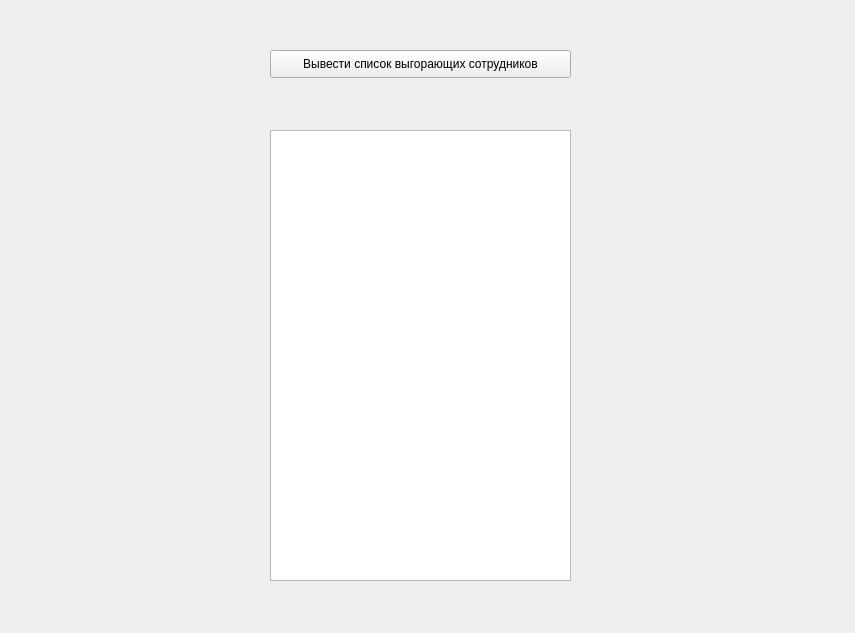
<?xml version="1.0" encoding="UTF-8"?>
<ui version="4.0">
 <class>MainWindow</class>
 <widget class="QMainWindow" name="MainWindow">
  <property name="geometry">
   <rect>
    <x>0</x>
    <y>0</y>
    <width>855</width>
    <height>633</height>
   </rect>
  </property>
  <property name="windowTitle">
   <string>MainWindow</string>
  </property>
  <widget class="QWidget" name="centralwidget">
   <widget class="QPushButton" name="pushButton">
    <property name="geometry">
     <rect>
      <x>270</x>
      <y>50</y>
      <width>301</width>
      <height>28</height>
     </rect>
    </property>
    <property name="text">
     <string>Вывести список выгорающих сотрудников</string>
    </property>
   </widget>
   <widget class="QListWidget" name="listWidget">
    <property name="geometry">
     <rect>
      <x>270</x>
      <y>130</y>
      <width>301</width>
      <height>451</height>
     </rect>
    </property>
   </widget>
  </widget>
 </widget>
 <resources/>
 <connections/>
</ui>
